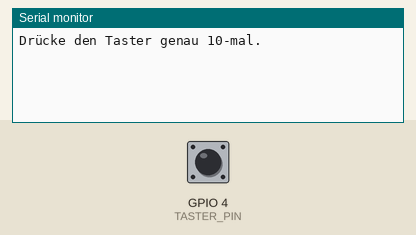
Bench run of a sketch on a simulated ESP32. On the bench: the last lines printed to the serial monitor. Inputs (shaded band) come from the test bench; at power-on: GPIO 4 (TASTER_PIN) HIGH.

Above: at 1.2 s.
1.3 s: GPIO 4 (TASTER_PIN) pulled LOW for 0.15 s
At 1.7 s:
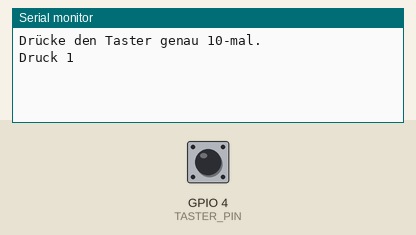
2.9 s: GPIO 4 (TASTER_PIN) pulled LOW for 1 s
At 4.1 s:
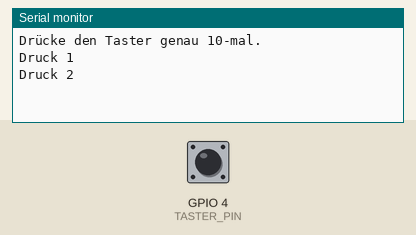
5.4 s: GPIO 4 (TASTER_PIN) pulled LOW for 0.15 s
At 6.0 s:
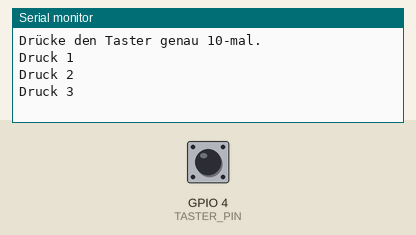

The sketch:

m-2-7-entprellen.ino
```cpp
// 0 to Hero – Mission 2.7: Entprellen
// Zählt jeden echten Tastendruck genau einmal.
// Aufbau wie in Mission 2.6: GPIO 4 -> Taster -> GND

const int TASTER_PIN = 4;
const unsigned long ENTPRELLZEIT = 30;  // Millisekunden, in denen der Pegel stabil sein muss

int letzterPegel = HIGH;        // was zuletzt gelesen wurde
int stabilerZustand = HIGH;     // was als gültig gilt
unsigned long letzteAenderung = 0;
int zaehler = 0;

void setup() {
  Serial.begin(115200);
  pinMode(TASTER_PIN, INPUT_PULLUP);
  Serial.println("Drücke den Taster genau 10-mal.");
}

void loop() {
  int jetzt = digitalRead(TASTER_PIN);

  if (jetzt != letzterPegel) {          // der Pegel hat sich geändert (vielleicht nur Prellen)
    letzteAenderung = millis();
    letzterPegel = jetzt;
  }

  if (millis() - letzteAenderung > ENTPRELLZEIT && jetzt != stabilerZustand) {
    stabilerZustand = jetzt;            // lange genug stabil: neuer gültiger Zustand
    if (stabilerZustand == LOW) {
      zaehler++;
      Serial.print("Druck ");
      Serial.println(zaehler);
      if (zaehler == 10) {
        Serial.printf("KW-CHECK:m-2-7:%012llX\n", (unsigned long long)ESP.getEfuseMac());
      }
    }
  }
}
```

Measured:
- after the input at 1.3 s, the serial monitor: prints a new line at once (image 1)
- after the input at 2.9 s, the serial monitor: prints a new line at once (image 2)
- after the input at 5.4 s, the serial monitor: prints a new line at once (image 3)
